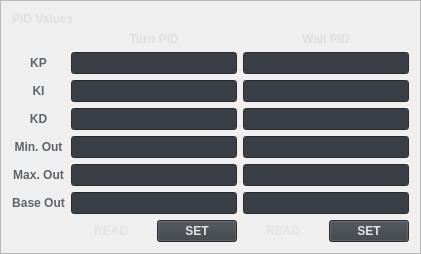
         <widget class="QFrame" name="framePID">
          <property name="minimumSize">
           <size>
            <width>0</width>
            <height>0</height>
           </size>
          </property>
          <property name="styleSheet">
           <string notr="true">QWidget#framePID{
border: 2px solid rgb(150, 150, 150);
background-color: rgb(57, 63, 68);
border-radius: 5px;
}</string>
          </property>
          <property name="frameShape">
           <enum>QFrame::StyledPanel</enum>
          </property>
          <property name="frameShadow">
           <enum>QFrame::Plain</enum>
          </property>
          <layout class="QGridLayout" name="gridLayout_12">
           <item row="11" column="1">
            <widget class="QPushButton" name="readTurnPIDButton">
             <property name="sizePolicy">
              <sizepolicy hsizetype="Minimum" vsizetype="Preferred">
               <horstretch>0</horstretch>
               <verstretch>0</verstretch>
              </sizepolicy>
             </property>
             <property name="minimumSize">
              <size>
               <width>79</width>
               <height>0</height>
              </size>
             </property>
             <property name="styleSheet">
              <string notr="true">font: 10pt &quot;Siemens Sans&quot;;
font-weight: bold;
background-color: rgb(57, 63, 68);
color: rgb(227, 227, 229);</string>
             </property>
             <property name="text">
              <string>READ</string>
             </property>
             <property name="flat">
              <bool>true</bool>
             </property>
            </widget>
           </item>
           <item row="5" column="0">
            <widget class="QLabel" name="labelKD">
             <property name="sizePolicy">
              <sizepolicy hsizetype="Preferred" vsizetype="Preferred">
               <horstretch>0</horstretch>
               <verstretch>0</verstretch>
              </sizepolicy>
             </property>
             <property name="styleSheet">
              <string notr="true">font: 13pt &quot;Siemens Sans&quot;;
font-weight: bold;
color: rgb(96, 100, 103);
background-color: transparent;</string>
             </property>
             <property name="text">
              <string>KD</string>
             </property>
             <property name="alignment">
              <set>Qt::AlignCenter</set>
             </property>
            </widget>
           </item>
           <item row="5" column="1" colspan="2">
            <widget class="QLineEdit" name="lineEditTurnKD">
             <property name="sizePolicy">
              <sizepolicy hsizetype="Expanding" vsizetype="Preferred">
               <horstretch>0</horstretch>
               <verstretch>0</verstretch>
              </sizepolicy>
             </property>
             <property name="minimumSize">
              <size>
               <width>79</width>
               <height>0</height>
              </size>
             </property>
             <property name="styleSheet">
              <string notr="true">font: 10pt &quot;Siemens Sans&quot;;
font-weight: bold;
background-color: rgb(57, 63, 68);
color: rgb(227, 227, 229);</string>
             </property>
             <property name="alignment">
              <set>Qt::AlignCenter</set>
             </property>
            </widget>
           </item>
           <item row="9" column="1" colspan="2">
            <widget class="QLineEdit" name="lineEditTurnBase">
             <property name="sizePolicy">
              <sizepolicy hsizetype="Expanding" vsizetype="Preferred">
               <horstretch>0</horstretch>
               <verstretch>0</verstretch>
              </sizepolicy>
             </property>
             <property name="minimumSize">
              <size>
               <width>79</width>
               <height>0</height>
              </size>
             </property>
             <property name="styleSheet">
              <string notr="true">font: 10pt &quot;Siemens Sans&quot;;
font-weight: bold;
background-color: rgb(57, 63, 68);
color: rgb(227, 227, 229);</string>
             </property>
             <property name="alignment">
              <set>Qt::AlignCenter</set>
             </property>
            </widget>
           </item>
           <item row="7" column="1" colspan="2">
            <widget class="QLineEdit" name="lineEditTurnMax">
             <property name="sizePolicy">
              <sizepolicy hsizetype="Expanding" vsizetype="Preferred">
               <horstretch>0</horstretch>
               <verstretch>0</verstretch>
              </sizepolicy>
             </property>
             <property name="minimumSize">
              <size>
               <width>79</width>
               <height>0</height>
              </size>
             </property>
             <property name="styleSheet">
              <string notr="true">font: 10pt &quot;Siemens Sans&quot;;
font-weight: bold;
background-color: rgb(57, 63, 68);
color: rgb(227, 227, 229);</string>
             </property>
             <property name="alignment">
              <set>Qt::AlignCenter</set>
             </property>
            </widget>
           </item>
           <item row="6" column="1" colspan="2">
            <widget class="QLineEdit" name="lineEditTurnMin">
             <property name="sizePolicy">
              <sizepolicy hsizetype="Expanding" vsizetype="Preferred">
               <horstretch>0</horstretch>
               <verstretch>0</verstretch>
              </sizepolicy>
             </property>
             <property name="minimumSize">
              <size>
               <width>79</width>
               <height>0</height>
              </size>
             </property>
             <property name="styleSheet">
              <string notr="true">font: 10pt &quot;Siemens Sans&quot;;
font-weight: bold;
background-color: rgb(57, 63, 68);
color: rgb(227, 227, 229);</string>
             </property>
             <property name="alignment">
              <set>Qt::AlignCenter</set>
             </property>
            </widget>
           </item>
           <item row="11" column="2">
            <widget class="QPushButton" name="setTurnPIDButton">
             <property name="sizePolicy">
              <sizepolicy hsizetype="Minimum" vsizetype="Preferred">
               <horstretch>0</horstretch>
               <verstretch>0</verstretch>
              </sizepolicy>
             </property>
             <property name="minimumSize">
              <size>
               <width>79</width>
               <height>0</height>
              </size>
             </property>
             <property name="styleSheet">
              <string notr="true">font: 10pt &quot;Siemens Sans&quot;;
font-weight: bold;
background-color: rgb(57, 63, 68);
color: rgb(227, 227, 229);</string>
             </property>
             <property name="text">
              <string>SET</string>
             </property>
            </widget>
           </item>
           <item row="9" column="0">
            <widget class="QLabel" name="labelBaseOut">
             <property name="styleSheet">
              <string notr="true">font: 13pt &quot;Siemens Sans&quot;;
font-weight: bold;
color: rgb(96, 100, 103);
background-color: transparent;</string>
             </property>
             <property name="text">
              <string>Base Out</string>
             </property>
             <property name="alignment">
              <set>Qt::AlignCenter</set>
             </property>
            </widget>
           </item>
           <item row="3" column="1" colspan="2">
            <widget class="QLineEdit" name="lineEditTurnKP">
             <property name="sizePolicy">
              <sizepolicy hsizetype="Expanding" vsizetype="Preferred">
               <horstretch>0</horstretch>
               <verstretch>0</verstretch>
              </sizepolicy>
             </property>
             <property name="minimumSize">
              <size>
               <width>79</width>
               <height>0</height>
              </size>
             </property>
             <property name="styleSheet">
              <string notr="true">font: 10pt &quot;Siemens Sans&quot;;
font-weight: bold;
background-color: rgb(57, 63, 68);
color: rgb(227, 227, 229);</string>
             </property>
             <property name="alignment">
              <set>Qt::AlignCenter</set>
             </property>
            </widget>
           </item>
           <item row="7" column="0">
            <widget class="QLabel" name="labelMaxOut">
             <property name="styleSheet">
              <string notr="true">font: 13pt &quot;Siemens Sans&quot;;
font-weight: bold;
color: rgb(96, 100, 103);
background-color: transparent;</string>
             </property>
             <property name="text">
              <string>Max. Out</string>
             </property>
             <property name="alignment">
              <set>Qt::AlignCenter</set>
             </property>
            </widget>
           </item>
           <item row="6" column="0">
            <widget class="QLabel" name="labelMinOut">
             <property name="styleSheet">
              <string notr="true">font: 13pt &quot;Siemens Sans&quot;;
font-weight: bold;
color: rgb(96, 100, 103);
background-color: transparent;</string>
             </property>
             <property name="text">
              <string>Min. Out</string>
             </property>
             <property name="alignment">
              <set>Qt::AlignCenter</set>
             </property>
            </widget>
           </item>
           <item row="4" column="1" colspan="2">
            <widget class="QLineEdit" name="lineEditTurnKI">
             <property name="sizePolicy">
              <sizepolicy hsizetype="Expanding" vsizetype="Preferred">
               <horstretch>0</horstretch>
               <verstretch>0</verstretch>
              </sizepolicy>
             </property>
             <property name="minimumSize">
              <size>
               <width>79</width>
               <height>0</height>
              </size>
             </property>
             <property name="styleSheet">
              <string notr="true">font: 10pt &quot;Siemens Sans&quot;;
font-weight: bold;
background-color: rgb(57, 63, 68);
color: rgb(227, 227, 229);</string>
             </property>
             <property name="alignment">
              <set>Qt::AlignCenter</set>
             </property>
            </widget>
           </item>
           <item row="3" column="0">
            <widget class="QLabel" name="labelKP">
             <property name="sizePolicy">
              <sizepolicy hsizetype="Preferred" vsizetype="Preferred">
               <horstretch>0</horstretch>
               <verstretch>0</verstretch>
              </sizepolicy>
             </property>
             <property name="layoutDirection">
              <enum>Qt::LeftToRight</enum>
             </property>
             <property name="styleSheet">
              <string notr="true">font: 13pt &quot;Siemens Sans&quot;;
font-weight: bold;
color: rgb(96, 100, 103);
background-color: transparent;</string>
             </property>
             <property name="text">
              <string>KP</string>
             </property>
             <property name="alignment">
              <set>Qt::AlignCenter</set>
             </property>
            </widget>
           </item>
           <item row="4" column="0">
            <widget class="QLabel" name="labelKI">
             <property name="sizePolicy">
              <sizepolicy hsizetype="Preferred" vsizetype="Preferred">
               <horstretch>0</horstretch>
               <verstretch>0</verstretch>
              </sizepolicy>
             </property>
             <property name="styleSheet">
              <string notr="true">font: 13pt &quot;Siemens Sans&quot;;
font-weight: bold;
color: rgb(96, 100, 103);
background-color: transparent;</string>
             </property>
             <property name="text">
              <string>KI</string>
             </property>
             <property name="alignment">
              <set>Qt::AlignCenter</set>
             </property>
            </widget>
           </item>
           <item row="11" column="3">
            <widget class="QPushButton" name="readWallPIDButton">
             <property name="sizePolicy">
              <sizepolicy hsizetype="Minimum" vsizetype="Preferred">
               <horstretch>0</horstretch>
               <verstretch>0</verstretch>
              </sizepolicy>
             </property>
             <property name="styleSheet">
              <string notr="true">font: 10pt &quot;Siemens Sans&quot;;
font-weight: bold;
background-color: rgb(57, 63, 68);
color: rgb(227, 227, 229);</string>
             </property>
             <property name="text">
              <string>READ</string>
             </property>
             <property name="flat">
              <bool>true</bool>
             </property>
            </widget>
           </item>
           <item row="9" column="3" colspan="2">
            <widget class="QLineEdit" name="lineEditWallBase">
             <property name="sizePolicy">
              <sizepolicy hsizetype="Expanding" vsizetype="Preferred">
               <horstretch>0</horstretch>
               <verstretch>0</verstretch>
              </sizepolicy>
             </property>
             <property name="styleSheet">
              <string notr="true">font: 10pt &quot;Siemens Sans&quot;;
font-weight: bold;
background-color: rgb(57, 63, 68);
color: rgb(227, 227, 229);</string>
             </property>
             <property name="alignment">
              <set>Qt::AlignCenter</set>
             </property>
            </widget>
           </item>
           <item row="7" column="3" colspan="2">
            <widget class="QLineEdit" name="lineEditWallMax">
             <property name="sizePolicy">
              <sizepolicy hsizetype="Expanding" vsizetype="Preferred">
               <horstretch>0</horstretch>
               <verstretch>0</verstretch>
              </sizepolicy>
             </property>
             <property name="styleSheet">
              <string notr="true">font: 10pt &quot;Siemens Sans&quot;;
font-weight: bold;
background-color: rgb(57, 63, 68);
color: rgb(227, 227, 229);</string>
             </property>
             <property name="alignment">
              <set>Qt::AlignCenter</set>
             </property>
            </widget>
           </item>
           <item row="6" column="3" colspan="2">
            <widget class="QLineEdit" name="lineEditWallMin">
             <property name="sizePolicy">
              <sizepolicy hsizetype="Expanding" vsizetype="Preferred">
               <horstretch>0</horstretch>
               <verstretch>0</verstretch>
              </sizepolicy>
             </property>
             <property name="styleSheet">
              <string notr="true">font: 10pt &quot;Siemens Sans&quot;;
font-weight: bold;
background-color: rgb(57, 63, 68);
color: rgb(227, 227, 229);</string>
             </property>
             <property name="alignment">
              <set>Qt::AlignCenter</set>
             </property>
            </widget>
           </item>
           <item row="5" column="3" colspan="2">
            <widget class="QLineEdit" name="lineEditWallKD">
             <property name="sizePolicy">
              <sizepolicy hsizetype="Expanding" vsizetype="Preferred">
               <horstretch>0</horstretch>
               <verstretch>0</verstretch>
              </sizepolicy>
             </property>
             <property name="styleSheet">
              <string notr="true">font: 10pt &quot;Siemens Sans&quot;;
font-weight: bold;
background-color: rgb(57, 63, 68);
color: rgb(227, 227, 229);</string>
             </property>
             <property name="frame">
              <bool>true</bool>
             </property>
             <property name="alignment">
              <set>Qt::AlignCenter</set>
             </property>
             <property name="clearButtonEnabled">
              <bool>false</bool>
             </property>
            </widget>
           </item>
           <item row="4" column="3" colspan="2">
            <widget class="QLineEdit" name="lineEditWallKI">
             <property name="sizePolicy">
              <sizepolicy hsizetype="Expanding" vsizetype="Preferred">
               <horstretch>0</horstretch>
               <verstretch>0</verstretch>
              </sizepolicy>
             </property>
             <property name="styleSheet">
              <string notr="true">font: 10pt &quot;Siemens Sans&quot;;
font-weight: bold;
background-color: rgb(57, 63, 68);
color: rgb(227, 227, 229);</string>
             </property>
             <property name="alignment">
              <set>Qt::AlignCenter</set>
             </property>
            </widget>
           </item>
           <item row="3" column="3" colspan="2">
            <widget class="QLineEdit" name="lineEditWallKP">
             <property name="sizePolicy">
              <sizepolicy hsizetype="Expanding" vsizetype="Preferred">
               <horstretch>0</horstretch>
               <verstretch>0</verstretch>
              </sizepolicy>
             </property>
             <property name="styleSheet">
              <string notr="true">font: 10pt &quot;Siemens Sans&quot;;
font-weight: bold;
background-color: rgb(57, 63, 68);
color: rgb(227, 227, 229);</string>
             </property>
             <property name="alignment">
              <set>Qt::AlignCenter</set>
             </property>
            </widget>
           </item>
           <item row="11" column="4">
            <widget class="QPushButton" name="setWallPIDButton">
             <property name="sizePolicy">
              <sizepolicy hsizetype="Minimum" vsizetype="Preferred">
               <horstretch>0</horstretch>
               <verstretch>0</verstretch>
              </sizepolicy>
             </property>
             <property name="styleSheet">
              <string notr="true">font: 10pt &quot;Siemens Sans&quot;;
font-weight: bold;
background-color: rgb(57, 63, 68);
color: rgb(227, 227, 229);</string>
             </property>
             <property name="text">
              <string>SET</string>
             </property>
            </widget>
           </item>
           <item row="2" column="1" colspan="2">
            <widget class="QLabel" name="labelTurnPID">
             <property name="sizePolicy">
              <sizepolicy hsizetype="Preferred" vsizetype="Preferred">
               <horstretch>0</horstretch>
               <verstretch>0</verstretch>
              </sizepolicy>
             </property>
             <property name="styleSheet">
              <string notr="true">font: 13pt &quot;Siemens Sans&quot;;
font-weight: bold;
color: rgb(222, 223, 225);
background-color: transparent;</string>
             </property>
             <property name="text">
              <string>Turn PID</string>
             </property>
             <property name="alignment">
              <set>Qt::AlignCenter</set>
             </property>
            </widget>
           </item>
           <item row="2" column="3" colspan="2">
            <widget class="QLabel" name="labelWallPID">
             <property name="sizePolicy">
              <sizepolicy hsizetype="Preferred" vsizetype="Preferred">
               <horstretch>0</horstretch>
               <verstretch>0</verstretch>
              </sizepolicy>
             </property>
             <property name="styleSheet">
              <string notr="true">font: 13pt &quot;Siemens Sans&quot;;
font-weight: bold;
color: rgb(222, 223, 225);
background-color: transparent;</string>
             </property>
             <property name="text">
              <string>Wall PID</string>
             </property>
             <property name="alignment">
              <set>Qt::AlignCenter</set>
             </property>
            </widget>
           </item>
           <item row="0" column="0" colspan="5">
            <widget class="QLabel" name="labelPIDValues">
             <property name="sizePolicy">
              <sizepolicy hsizetype="Preferred" vsizetype="Preferred">
               <horstretch>0</horstretch>
               <verstretch>0</verstretch>
              </sizepolicy>
             </property>
             <property name="styleSheet">
              <string notr="true">font: 13pt &quot;Siemens Sans&quot;;
font-weight: bold;
color: rgb(222, 223, 225);
background-color: transparent;</string>
             </property>
             <property name="text">
              <string>PID Values</string>
             </property>
            </widget>
           </item>
          </layout>
         </widget>
